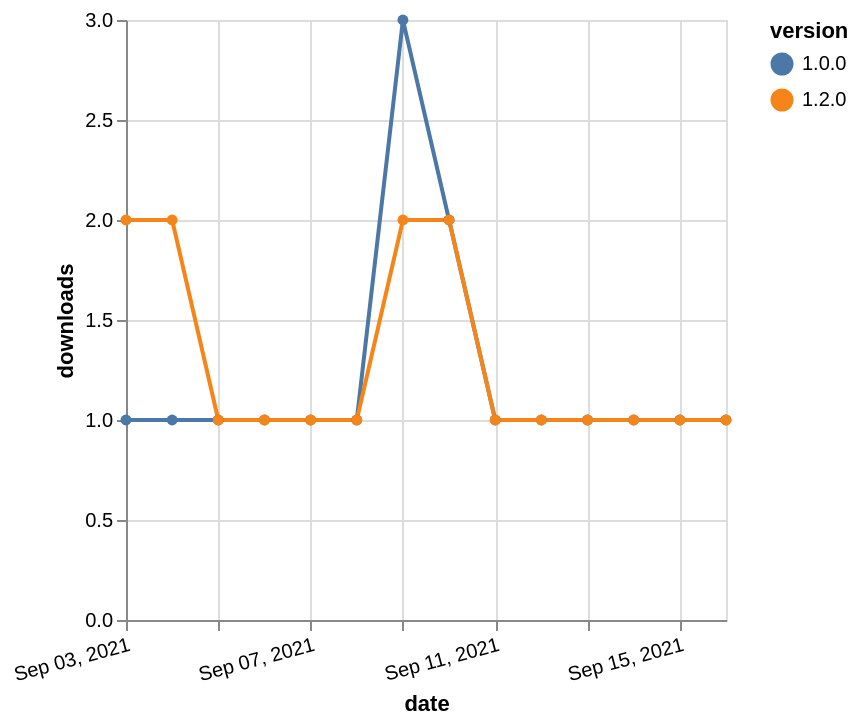

The Vega-Lite source for this figure:
### Vega-Lite specification from a JSON file in a GitHub repository (floating-point values rounded to 4 significant figures)
{"$schema": "https://vega.github.io/schema/vega-lite/v5.json", "description": "A simple bar chart with embedded data.", "data": {"values": [{"date": "2021-09-03", "total": 193, "delta": 1, "version": "1.0.0"}, {"date": "2021-09-04", "total": 194, "delta": 1, "version": "1.0.0"}, {"date": "2021-09-05", "total": 195, "delta": 1, "version": "1.0.0"}, {"date": "2021-09-06", "total": 196, "delta": 1, "version": "1.0.0"}, {"date": "2021-09-07", "total": 197, "delta": 1, "version": "1.0.0"}, {"date": "2021-09-08", "total": 198, "delta": 1, "version": "1.0.0"}, {"date": "2021-09-09", "total": 201, "delta": 3, "version": "1.0.0"}, {"date": "2021-09-10", "total": 203, "delta": 2, "version": "1.0.0"}, {"date": "2021-09-11", "total": 204, "delta": 1, "version": "1.0.0"}, {"date": "2021-09-12", "total": 205, "delta": 1, "version": "1.0.0"}, {"date": "2021-09-13", "total": 206, "delta": 1, "version": "1.0.0"}, {"date": "2021-09-14", "total": 207, "delta": 1, "version": "1.0.0"}, {"date": "2021-09-15", "total": 208, "delta": 1, "version": "1.0.0"}, {"date": "2021-09-16", "total": 209, "delta": 1, "version": "1.0.0"}, {"date": "2021-09-03", "total": 123, "delta": 2, "version": "1.2.0"}, {"date": "2021-09-04", "total": 125, "delta": 2, "version": "1.2.0"}, {"date": "2021-09-05", "total": 126, "delta": 1, "version": "1.2.0"}, {"date": "2021-09-06", "total": 127, "delta": 1, "version": "1.2.0"}, {"date": "2021-09-07", "total": 128, "delta": 1, "version": "1.2.0"}, {"date": "2021-09-08", "total": 129, "delta": 1, "version": "1.2.0"}, {"date": "2021-09-09", "total": 131, "delta": 2, "version": "1.2.0"}, {"date": "2021-09-10", "total": 133, "delta": 2, "version": "1.2.0"}, {"date": "2021-09-11", "total": 134, "delta": 1, "version": "1.2.0"}, {"date": "2021-09-12", "total": 135, "delta": 1, "version": "1.2.0"}, {"date": "2021-09-13", "total": 136, "delta": 1, "version": "1.2.0"}, {"date": "2021-09-14", "total": 137, "delta": 1, "version": "1.2.0"}, {"date": "2021-09-15", "total": 138, "delta": 1, "version": "1.2.0"}, {"date": "2021-09-16", "total": 139, "delta": 1, "version": "1.2.0"}]}, "width": "container", "mark": {"type": "line", "point": {"filled": true}}, "encoding": {"x": {"field": "date", "type": "temporal", "timeUnit": "yearmonthdate", "title": "date", "axis": {"labelAngle": -15}}, "y": {"field": "delta", "type": "quantitative", "title": "downloads"}, "color": {"field": "version", "type": "nominal"}, "tooltip": {"field": "delta"}}}
